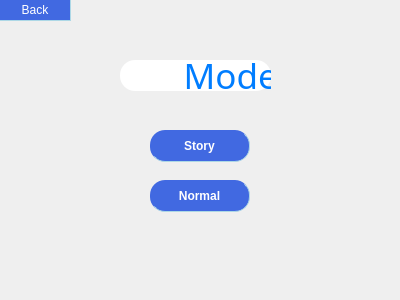
<?xml version="1.0" encoding="UTF-8"?>
<ui version="4.0">
 <class>Modewindow</class>
 <widget class="QDialog" name="Modewindow">
  <property name="geometry">
   <rect>
    <x>0</x>
    <y>0</y>
    <width>400</width>
    <height>300</height>
   </rect>
  </property>
  <property name="windowTitle">
   <string>Dialog</string>
  </property>
  <widget class="QPushButton" name="Story_Button">
   <property name="geometry">
    <rect>
     <x>150</x>
     <y>130</y>
     <width>100</width>
     <height>32</height>
    </rect>
   </property>
   <property name="font">
    <font>
     <bold>true</bold>
    </font>
   </property>
   <property name="styleSheet">
    <string notr="true">QPushButton{ 
border-radius: 15px;
border-right: 1px solid #ADD8E6;
border-bottom: 1px solid #ADD8E6;
}
QPushButton:enabled{
background-color: #4169e1;
color: white;
}
QPushButton:pressed{
background-color: #000080;
color: white;
}
QPushButton:hover:!pressed{
background-color: #4169e1;
color: white;
}
QPushButton:disabled{
background-color: #87CEEB;
color: #000000;
}


</string>
   </property>
   <property name="text">
    <string>Story</string>
   </property>
  </widget>
  <widget class="QPushButton" name="Normal_Button">
   <property name="geometry">
    <rect>
     <x>150</x>
     <y>180</y>
     <width>100</width>
     <height>32</height>
    </rect>
   </property>
   <property name="font">
    <font>
     <bold>true</bold>
    </font>
   </property>
   <property name="styleSheet">
    <string notr="true">QPushButton{ 
border-radius: 15px;
border-right: 1px solid #ADD8E6;
border-bottom: 1px solid #ADD8E6;
}
QPushButton:enabled{
background-color: #4169e1;
color: white;
}
QPushButton:pressed{
background-color: #000080;
color: white;
}
QPushButton:hover:!pressed{
background-color: #4169e1;
color: white;
}
QPushButton:disabled{
background-color: #87CEEB;
color: #000000;
}


</string>
   </property>
   <property name="text">
    <string>Normal</string>
   </property>
  </widget>
  <widget class="QLabel" name="label">
   <property name="geometry">
    <rect>
     <x>120</x>
     <y>60</y>
     <width>151</width>
     <height>31</height>
    </rect>
   </property>
   <property name="font">
    <font>
     <family>Baskerville</family>
     <pointsize>26</pointsize>
    </font>
   </property>
   <property name="styleSheet">
    <string notr="true">QLabel{ 
background-color: #FFFFFF;
color: #007dff;
border-radius: 15px;
}


</string>
   </property>
   <property name="text">
    <string>       Mode</string>
   </property>
  </widget>
  <widget class="QPushButton" name="Back_Button">
   <property name="geometry">
    <rect>
     <x>0</x>
     <y>0</y>
     <width>71</width>
     <height>21</height>
    </rect>
   </property>
   <property name="styleSheet">
    <string notr="true">QPushButton{ 
border-radius: 15px;
border-right: 1px solid #ADD8E6;
border-bottom: 1px solid #ADD8E6;
}
QPushButton:enabled{
background-color: #4169e1;
color: white;
}
QPushButton:pressed{
background-color: #000080;
color: white;
}
QPushButton:hover:!pressed{
background-color: #4169e1;
color: white;
}
QPushButton:disabled{
background-color: #87CEEB;
color: #000000;
}


</string>
   </property>
   <property name="text">
    <string>Back</string>
   </property>
  </widget>
 </widget>
 <resources/>
 <connections/>
</ui>
